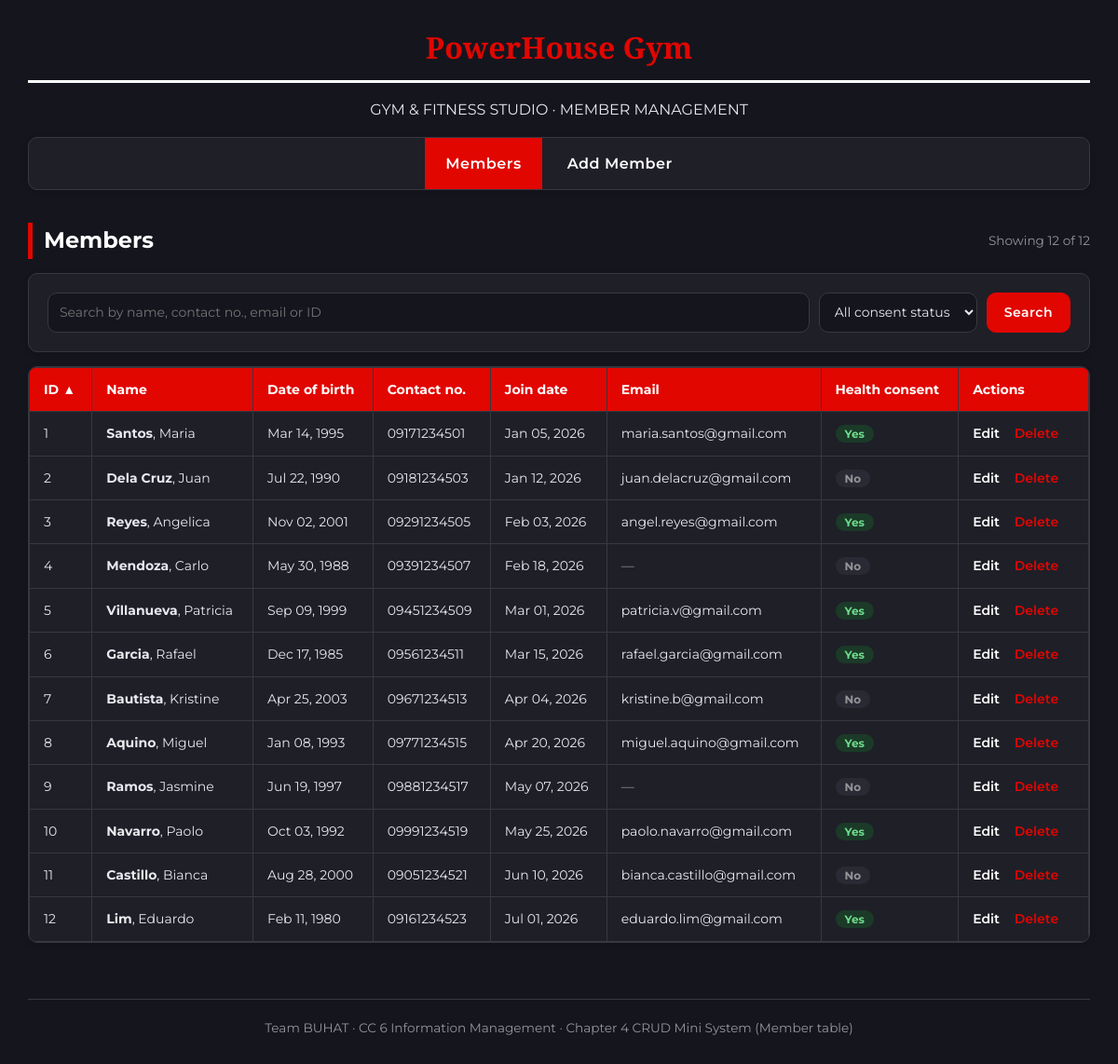
The page / on the database its author committed.
### tables this page shows
CREATE TABLE Member (
    MemberID INT NOT NULL AUTO_INCREMENT,
    FirstName VARCHAR(50) NOT NULL,
    LastName VARCHAR(50) NOT NULL,
    DateOfBirth DATE NOT NULL,
    ContactNo VARCHAR(13) NOT NULL,
    Email VARCHAR(100) NULL,
    Address VARCHAR(150) NOT NULL,
    EmergencyContactName VARCHAR(100) NOT NULL,
    EmergencyContactNo VARCHAR(13) NOT NULL,
    JoinDate DATE NOT NULL DEFAULT (CURRENT_DATE),
    HealthConsent TINYINT(1) NOT NULL DEFAULT 0,
    ConsentDate DATE NULL,
    PRIMARY KEY (MemberID),
    UNIQUE KEY uq_member_identity (FirstName, LastName, DateOfBirth),
    CONSTRAINT chk_consent CHECK (HealthConsent = 0 OR ConsentDate IS NOT NULL)
);

### config.php (called while the page is built, shortened)
<?php
function db(): PDO {
    static $pdo = null;
    if ($pdo === null) {
        $pdo = new PDO(
            'mysql:host=' . DB_HOST . ';dbname=' . DB_NAME . ';charset=utf8mb4',
            DB_USER, DB_PASS,
            [
                PDO::ATTR_ERRMODE            => PDO::ERRMODE_EXCEPTION,
                PDO::ATTR_DEFAULT_FETCH_MODE => PDO::FETCH_ASSOC,
                PDO::ATTR_EMULATE_PREPARES   => false,
            ]
        );
    }
    return $pdo;
}

### includes/functions.php (called while the page is built, shortened)
<?php
require_once __DIR__ . '/../config.php';
function h($v): string { return htmlspecialchars((string)$v, ENT_QUOTES, 'UTF-8'); }

### index.php (the view, shortened to what this page needs)
<?php
require __DIR__ . '/includes/functions.php';
$sortable = ['MemberID' => 'ID', 'LastName' => 'Name', 'DateOfBirth' => 'Date of birth',
             'ContactNo' => 'Contact no.', 'JoinDate' => 'Join date'];
$q       = trim($_GET['q'] ?? '');
$sort    = array_key_exists($_GET['sort'] ?? '', $sortable) ? $_GET['sort'] : 'MemberID';
$dir     = (($_GET['dir'] ?? 'asc') === 'desc') ? 'DESC' : 'ASC';
$sql = 'SELECT MemberID, FirstName, LastName, DateOfBirth, ContactNo, Email, JoinDate, HealthConsent FROM Member';
$where = []; $params = [];
$sql .= " ORDER BY $sort $dir, MemberID ASC";
$st = db()->prepare($sql); $st->execute($params);
$members = $st->fetchAll();
$total = (int)db()->query('SELECT COUNT(*) FROM Member')->fetchColumn();
function sort_link(string $col, string $label, string $sort, string $dir): string {
    $next = ($sort === $col && $dir === 'ASC') ? 'desc' : 'asc';
    $qs = http_build_query(array_merge($_GET, ['sort' => $col, 'dir' => $next]));
    $arrow = $sort === $col ? ($dir === 'ASC' ? ' ▲' : ' ▼') : '';
    return '<a href="?' . h($qs) . '">' . h($label) . $arrow . '</a>';
}
require __DIR__ . '/includes/header.php';
?>
<div class="pagehead"><h2>Members</h2><span class="count">Showing <?= count($members) ?> of <?= $total ?></span></div>
<form class="card search" method="get">
  <input type="search" name="q" value="<?= h($q) ?>" placeholder="Search by name, contact no., email or ID">
  <select name="consent">
    <option value="">All consent status</option>
  </select>
  <button class="btn" type="submit">Search</button>
</form>
<div class="card tablewrap">
<table class="table">
  <thead><tr>
    <?php foreach ($sortable as $col => $label): ?><th><?= sort_link($col, $label, $sort, $dir) ?></th><?php endforeach; ?>
    <th>Email</th><th>Health consent</th><th>Actions</th>
  </tr></thead>
  <tbody>
  <?php foreach ($members as $m): ?>
    <tr>
      <td><?= (int)$m['MemberID'] ?></td>
      <td><b><?= h($m['LastName']) ?></b>, <?= h($m['FirstName']) ?></td>
      <td><?= h(date('M d, Y', strtotime($m['DateOfBirth']))) ?></td>
      <td><?= h($m['ContactNo']) ?></td>
      <td><?= h(date('M d, Y', strtotime($m['JoinDate']))) ?></td>
      <td><?= $m['Email'] ? h($m['Email']) : '<span class="muted">—</span>' ?></td>
      <td><?= $m['HealthConsent'] ? '<span class="pill yes">Yes</span>' : '<span class="pill no">No</span>' ?></td>
      <td class="acts"><a href="edit.php?id=<?= (int)$m['MemberID'] ?>">Edit</a>
          <a class="del" href="delete.php?id=<?= (int)$m['MemberID'] ?>">Delete</a></td>
    </tr>
  <?php endforeach; ?>
  </tbody>
</table>
</div>
<?php require __DIR__ . '/includes/footer.php'; ?>

### includes/header.php (shortened to what this page needs)
<?php
$current = basename($_SERVER['SCRIPT_NAME']);
?>
<!DOCTYPE html>
<html lang="en">
<head>
    <link rel="stylesheet" href="assets/style.css">
</head>
<body>
    <header class="site-header">
        <h1>PowerHouse Gym</h1>
        <p class="p-header">GYM &amp; FITNESS STUDIO · MEMBER MANAGEMENT</p>
        <nav class="main-nav">
            <ul>
                <li><a href="index.php"<?= $current !== 'create.php' ? ' class="active"' : '' ?>>Members</a></li>
                <li><a href="create.php"<?= $current === 'create.php' ? ' class="active"' : '' ?>>Add Member</a></li>
            </ul>
        </nav>
    </header>
    <main>

### includes/footer.php
    </main>
    <footer>
        Team BUHAT · CC 6 Information Management · Chapter 4 CRUD Mini System (Member table)
    </footer>
</body>
</html>

### assets/style.css (style rules this page uses)
*, *::before, *::after { box-sizing: border-box; }
body { background-color: #15151E; color: #e8e8ed; max-width: 1200px; margin: 0 auto; padding: 0 30px 50px; line-height: 1.6; font-family: 'EB Garamond', serif; }
header.site-header { padding-top: 25px; }
.p-header { text-align: center; font-family: 'Montserrat', sans-serif; }
nav.main-nav { background-color: #1f1f28; border: 1px solid #38383f; border-radius: 10px; margin-bottom: 10px; box-shadow: 0 2px 6px rgba(0, 0, 0, 0.15); }
nav.main-nav ul { list-style: none; display: flex; justify-content: center; gap: 5px; margin: 0; padding: 0; flex-wrap: wrap; }
nav.main-nav a { display: block; color: #ffffff; font-family: 'Montserrat', sans-serif; font-weight: 600; letter-spacing: 0.5px; padding: 15px 22px; text-decoration: none; transition: background-color 0.25s ease-out, color 0.25s ease-out; }
nav.main-nav a:hover, nav.main-nav a.active { background-color: #E10600; color: #ffffff; }
h1 { color: #E10600; font-family: 'Playfair Display', serif; text-align: center; border-bottom: 3px solid #ffffff; padding-bottom: 10px; margin: 0 0 5px; }
h2 { color: #ffffff; border-left: 5px solid #E10600; padding-left: 12px; margin: 0; font-family: 'Montserrat', sans-serif; }
.pagehead { display: flex; align-items: center; justify-content: space-between; margin: 35px 0 15px; }
.count { color: #949498; font-family: 'Montserrat', sans-serif; font-size: 0.85rem; }
.card { background-color: #1f1f28; border: 1px solid #38383f; border-radius: 10px; padding: 20px; margin-bottom: 15px; box-shadow: 0 2px 6px rgba(0, 0, 0, 0.15); }
.btn { display: inline-block; background-color: #E10600; color: #ffffff; border: 1px solid #E10600; border-radius: 10px; padding: 10px 18px; font-family: 'Montserrat', sans-serif; font-weight: 600; font-size: 14px; letter-spacing: 0.5px; text-decoration: none; cursor: pointer; transition: background-color 0.25s ease-out; }
input, select { width: 100%; height: 43px; padding: 10px 12px; background-color: #15151E; color: #e8e8ed; border: 1px solid #38383f; border-radius: 10px; font-family: 'Montserrat', sans-serif; font-size: 14px; color-scheme: dark; }
.search { display: flex; gap: 10px; flex-wrap: wrap; }
.search input[type=search] { flex: 1; min-width: 240px; }
.search select { width: auto; }
.tablewrap { padding: 0; overflow-x: auto; }
.table { width: 100%; border-collapse: collapse; font-family: 'Montserrat', sans-serif; font-size: 14px; }
.table th { background-color: #E10600; color: #ffffff; text-align: left; }
.table th a { color: inherit; text-decoration: none; }
.table th, .table td { padding: 12px 15px; border: 1px solid #38383f; white-space: nowrap; }
.muted { color: #949498; }
.acts a { margin-right: 12px; color: #ffffff; font-weight: 600; text-decoration: none; }
.acts a.del { color: #E10600; }
.pill { padding: 2px 10px; border-radius: 99px; font-size: 12px; font-weight: 700; }
.pill.yes { background-color: #1b3a28; color: #6fdc8c; }
.pill.no { background-color: #2a2a35; color: #949498; }
footer { text-align: center; margin-top: 60px; padding-top: 20px; border-top: 1px solid #38383f; font-family: 'Montserrat', sans-serif; font-size: 0.85rem; color: #949498; }

### rows shown on the page
member: MemberID "1", LastName "Santos", FirstName "Maria", DateOfBirth "Mar 14, 1995", ContactNo "09171234501", JoinDate "Jan 05, 2026", Email "maria.santos@gmail.com", HealthConsent "Yes"
member: MemberID "2", LastName "Dela Cruz", FirstName "Juan", DateOfBirth "Jul 22, 1990", ContactNo "09181234503", JoinDate "Jan 12, 2026", Email "juan.delacruz@gmail.com", HealthConsent "No"
member: MemberID "3", LastName "Reyes", FirstName "Angelica", DateOfBirth "Nov 02, 2001", ContactNo "09291234505", JoinDate "Feb 03, 2026", Email "angel.reyes@gmail.com", HealthConsent "Yes"
member: MemberID "4", LastName "Mendoza", FirstName "Carlo", DateOfBirth "May 30, 1988", ContactNo "09391234507", JoinDate "Feb 18, 2026", HealthConsent "No"
member: MemberID "5", LastName "Villanueva", FirstName "Patricia", DateOfBirth "Sep 09, 1999", ContactNo "09451234509", JoinDate "Mar 01, 2026", Email "patricia.v@gmail.com", HealthConsent "Yes"
member: MemberID "6", LastName "Garcia", FirstName "Rafael", DateOfBirth "Dec 17, 1985", ContactNo "09561234511", JoinDate "Mar 15, 2026", Email "rafael.garcia@gmail.com", HealthConsent "Yes"
member: MemberID "7", LastName "Bautista", FirstName "Kristine", DateOfBirth "Apr 25, 2003", ContactNo "09671234513", JoinDate "Apr 04, 2026", Email "kristine.b@gmail.com", HealthConsent "No"
member: MemberID "8", LastName "Aquino", FirstName "Miguel", DateOfBirth "Jan 08, 1993", ContactNo "09771234515", JoinDate "Apr 20, 2026", Email "miguel.aquino@gmail.com", HealthConsent "Yes"
member: MemberID "9", LastName "Ramos", FirstName "Jasmine", DateOfBirth "Jun 19, 1997", ContactNo "09881234517", JoinDate "May 07, 2026", HealthConsent "No"
member: MemberID "10", LastName "Navarro", FirstName "Paolo", DateOfBirth "Oct 03, 1992", ContactNo "09991234519", JoinDate "May 25, 2026", Email "paolo.navarro@gmail.com", HealthConsent "Yes"
member: MemberID "11", LastName "Castillo", FirstName "Bianca", DateOfBirth "Aug 28, 2000", ContactNo "09051234521", JoinDate "Jun 10, 2026", Email "bianca.castillo@gmail.com", HealthConsent "No"
member: MemberID "12", LastName "Lim", FirstName "Eduardo", DateOfBirth "Feb 11, 1980", ContactNo "09161234523", JoinDate "Jul 01, 2026", Email "eduardo.lim@gmail.com", HealthConsent "Yes"

### other values the page prints
count($members) "12"
$total "12"
$label "ID"
$arrow "▲"
$label "Name"
$label "Date of birth"
$label "Contact no."
$label "Join date"
